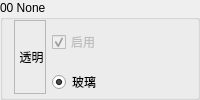
                 <widget class="QGroupBox" name="Base00">
                  <property name="sizePolicy">
                   <sizepolicy hsizetype="Expanding" vsizetype="Minimum">
                    <horstretch>0</horstretch>
                    <verstretch>0</verstretch>
                   </sizepolicy>
                  </property>
                  <property name="minimumSize">
                   <size>
                    <width>129</width>
                    <height>0</height>
                   </size>
                  </property>
                  <property name="maximumSize">
                   <size>
                    <width>16777215</width>
                    <height>16777215</height>
                   </size>
                  </property>
                  <property name="autoFillBackground">
                   <bool>true</bool>
                  </property>
                  <property name="title">
                   <string>00 None</string>
                  </property>
                  <property name="flat">
                   <bool>false</bool>
                  </property>
                  <layout class="QGridLayout" name="gridLayout_18">
                   <property name="topMargin">
                    <number>0</number>
                   </property>
                   <property name="bottomMargin">
                    <number>3</number>
                   </property>
                   <item row="0" column="1">
                    <widget class="QCheckBox" name="Enable00">
                     <property name="enabled">
                      <bool>false</bool>
                     </property>
                     <property name="sizePolicy">
                      <sizepolicy hsizetype="Expanding" vsizetype="Preferred">
                       <horstretch>0</horstretch>
                       <verstretch>0</verstretch>
                      </sizepolicy>
                     </property>
                     <property name="text">
                      <string>启用</string>
                     </property>
                     <property name="checkable">
                      <bool>true</bool>
                     </property>
                     <property name="checked">
                      <bool>true</bool>
                     </property>
                    </widget>
                   </item>
                   <item row="1" column="1">
                    <widget class="QRadioButton" name="is00Glass">
                     <property name="sizePolicy">
                      <sizepolicy hsizetype="Minimum" vsizetype="Fixed">
                       <horstretch>0</horstretch>
                       <verstretch>0</verstretch>
                      </sizepolicy>
                     </property>
                     <property name="text">
                      <string>玻璃</string>
                     </property>
                     <property name="icon">
                      <iconset resource="BlockTextures.qrc">
                       <normaloff>:/new/Textures/Slope/block/glass.png</normaloff>:/new/Textures/Slope/block/glass.png</iconset>
                     </property>
                     <property name="checked">
                      <bool>true</bool>
                     </property>
                    </widget>
                   </item>
                   <item row="0" column="2">
                    <spacer name="horizontalSpacer_7">
                     <property name="orientation">
                      <enum>Qt::Horizontal</enum>
                     </property>
                     <property name="sizeHint" stdset="0">
                      <size>
                       <width>40</width>
                       <height>20</height>
                      </size>
                     </property>
                    </spacer>
                   </item>
                   <item row="0" column="0" rowspan="2">
                    <widget class="QLabel" name="Color00">
                     <property name="minimumSize">
                      <size>
                       <width>30</width>
                       <height>0</height>
                      </size>
                     </property>
                     <property name="font">
                      <font>
                       <family>微软雅黑</family>
                       <pointsize>9</pointsize>
                      </font>
                     </property>
                     <property name="frameShape">
                      <enum>QFrame::StyledPanel</enum>
                     </property>
                     <property name="text">
                      <string>&lt;html&gt;&lt;head/&gt;&lt;body&gt;&lt;p align=&quot;center&quot;&gt;透明&lt;/p&gt;&lt;/body&gt;&lt;/html&gt;</string>
                     </property>
                    </widget>
                   </item>
                  </layout>
                 </widget>
